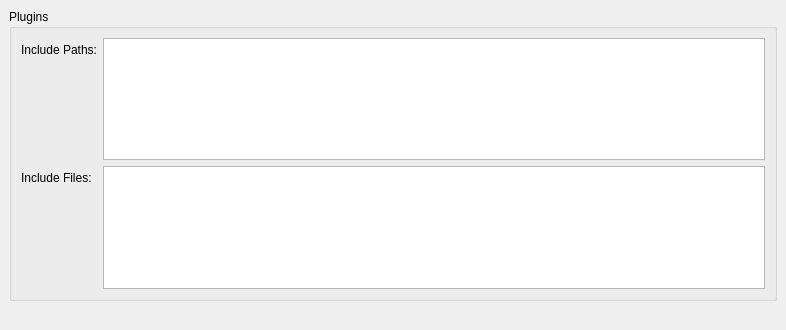
<?xml version="1.0" encoding="UTF-8"?>
<ui version="4.0">
 <class>PluginSettings</class>
 <widget class="SettingsWidget" name="PluginSettings">
  <property name="geometry">
   <rect>
    <x>0</x>
    <y>0</y>
    <width>786</width>
    <height>330</height>
   </rect>
  </property>
  <property name="windowTitle">
   <string>Form</string>
  </property>
  <layout class="QVBoxLayout" name="verticalLayout">
   <property name="spacing">
    <number>0</number>
   </property>
   <property name="margin">
    <number>0</number>
   </property>
   <item>
    <widget class="QScrollArea" name="scrollArea">
     <property name="frameShape">
      <enum>QFrame::NoFrame</enum>
     </property>
     <property name="frameShadow">
      <enum>QFrame::Sunken</enum>
     </property>
     <property name="lineWidth">
      <number>0</number>
     </property>
     <property name="widgetResizable">
      <bool>true</bool>
     </property>
     <widget class="QWidget" name="scrollAreaWidgetContents">
      <property name="geometry">
       <rect>
        <x>0</x>
        <y>0</y>
        <width>786</width>
        <height>330</height>
       </rect>
      </property>
      <layout class="QVBoxLayout" name="verticalLayout_2">
       <item>
        <widget class="QGroupBox" name="pluginsGroupBox">
         <property name="sizePolicy">
          <sizepolicy hsizetype="Preferred" vsizetype="Preferred">
           <horstretch>0</horstretch>
           <verstretch>0</verstretch>
          </sizepolicy>
         </property>
         <property name="maximumSize">
          <size>
           <width>16777215</width>
           <height>16777215</height>
          </size>
         </property>
         <property name="whatsThis">
          <string>List of shared plugin libraries to include.

The libraries must be libraries that export plugins and the same plugins must not be exported multiple times. 
E.g., debug and release versions of plugins need to be named differently if they are in two different shared libraries.</string>
         </property>
         <property name="title">
          <string>Plugins</string>
         </property>
         <layout class="QFormLayout" name="formLayout_4">
          <property name="fieldGrowthPolicy">
           <enum>QFormLayout::AllNonFixedFieldsGrow</enum>
          </property>
          <item row="0" column="0">
           <widget class="QLabel" name="pluginsPathsLabel">
            <property name="text">
             <string>Include Paths:</string>
            </property>
           </widget>
          </item>
          <item row="0" column="1">
           <widget class="QPlainTextEdit" name="pluginsPathsEdit">
            <property name="toolTip">
             <string>Enter-separated list of include directories for shared plugin libraries.</string>
            </property>
            <property name="whatsThis">
             <string>List of paths to include shared plugin libraries from.
All libraries found in these directories will be linked to the application.

The libraries must be libraries that export plugins and the same plugins must not be exported multiple times. 
E.g., debug and release versions of plugins need to be named differently if they are in two different shared libraries.</string>
            </property>
           </widget>
          </item>
          <item row="1" column="0">
           <widget class="QLabel" name="pluginsFilesLabel">
            <property name="text">
             <string>Include Files:</string>
            </property>
           </widget>
          </item>
          <item row="1" column="1">
           <widget class="QPlainTextEdit" name="pluginsFilesEdit">
            <property name="toolTip">
             <string>Enter-separated list of single shared plugin libraries to include.</string>
            </property>
           </widget>
          </item>
         </layout>
        </widget>
       </item>
       <item>
        <spacer name="verticalSpacer">
         <property name="orientation">
          <enum>Qt::Vertical</enum>
         </property>
         <property name="sizeType">
          <enum>QSizePolicy::Minimum</enum>
         </property>
         <property name="sizeHint" stdset="0">
          <size>
           <width>20</width>
           <height>20</height>
          </size>
         </property>
        </spacer>
       </item>
      </layout>
     </widget>
    </widget>
   </item>
  </layout>
 </widget>
 <customwidgets>
  <customwidget>
   <class>SettingsWidget</class>
   <extends>QWidget</extends>
   <header>settingswidget.h</header>
   <container>1</container>
  </customwidget>
 </customwidgets>
 <resources/>
 <connections>
  <connection>
   <sender>pluginsPathsEdit</sender>
   <signal>textChanged()</signal>
   <receiver>PluginSettings</receiver>
   <slot>editPluginPaths()</slot>
   <hints>
    <hint type="sourcelabel">
     <x>571</x>
     <y>94</y>
    </hint>
    <hint type="destinationlabel">
     <x>785</x>
     <y>70</y>
    </hint>
   </hints>
  </connection>
  <connection>
   <sender>pluginsFilesEdit</sender>
   <signal>textChanged()</signal>
   <receiver>PluginSettings</receiver>
   <slot>editPluginFiles()</slot>
   <hints>
    <hint type="sourcelabel">
     <x>766</x>
     <y>284</y>
    </hint>
    <hint type="destinationlabel">
     <x>785</x>
     <y>149</y>
    </hint>
   </hints>
  </connection>
 </connections>
 <slots>
  <slot>editExecutablePaths()</slot>
  <slot>editExecutableFiles()</slot>
  <slot>editSetupPaths()</slot>
  <slot>editSetupFiles()</slot>
  <slot>editScriptPaths()</slot>
  <slot>editScriptFiles()</slot>
  <slot>editPluginPaths()</slot>
  <slot>editPluginFiles()</slot>
 </slots>
</ui>
